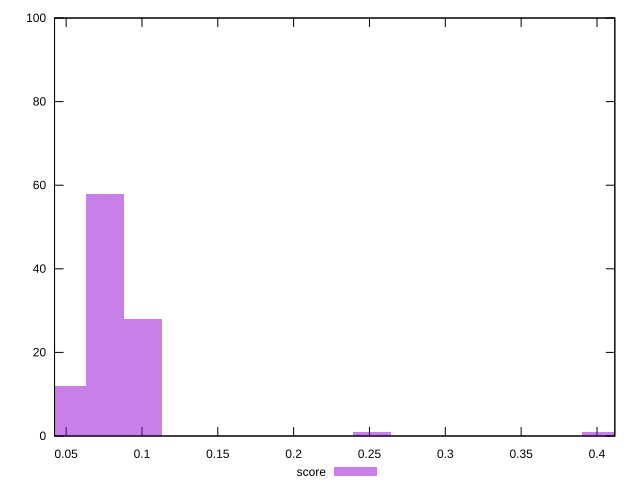

Here is the gnuplot script that generated this plot:
reset

$score <<EOF
0.25165499957392345 1
0.10066199982956937 28
0.05033099991478469 12
0.07549649987217703 58
0.4026479993182775 1
EOF

set key outside below
set boxwidth 0.025165499957392343
set xrange [0.04235294117647059:0.4117647058823529]
set yrange [0:100]
set trange [0:100]
set style fill transparent solid 0.5 noborder
set terminal svg size 640, 490 enhanced background rgb 'white'
set output "reprap/unused-javascript/samples/pages/score/histogram.svg"

plot $score title "score" with boxes

reset
